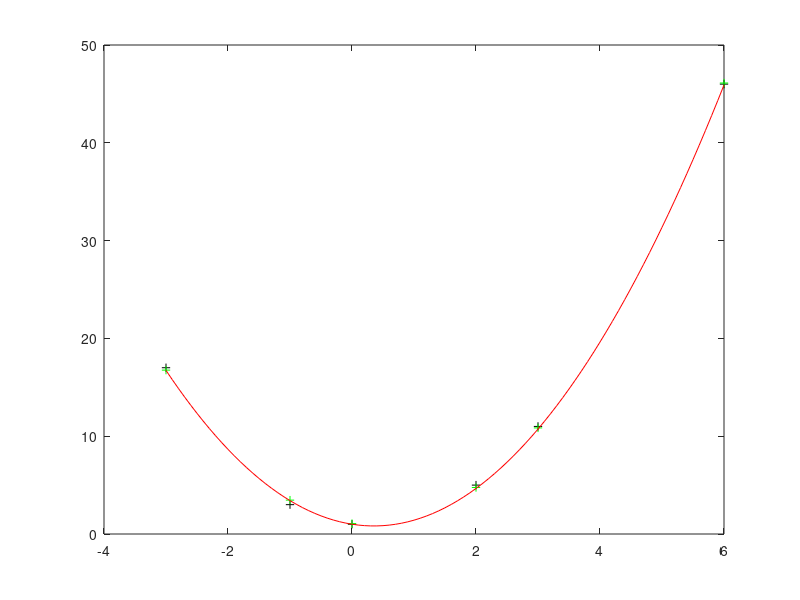

Recreate this plot in MATLAB.
clc;
pv=[sqrt(2);-1;1];
t=[-3;-1;0;2;3;6];
yv=pv(1)*t.^2+pv(2)*t+pv(3);
y=round(yv);
M=[9 -3 1;1 -1 1; 0 0 1; 4 2 1; 9 3 1;36 6 1];
phat=inv(M'*M)*M'*y;
yhat=M*phat;
plot(t,y,'+ black');
hold on;
plot(t,yhat,'+ green');
r=yhat-y;% residus
t=-3:0.1:6;
yv=pv(1)*t.^2+pv(2)*t+pv(3);
plot(t,yv,'red');



